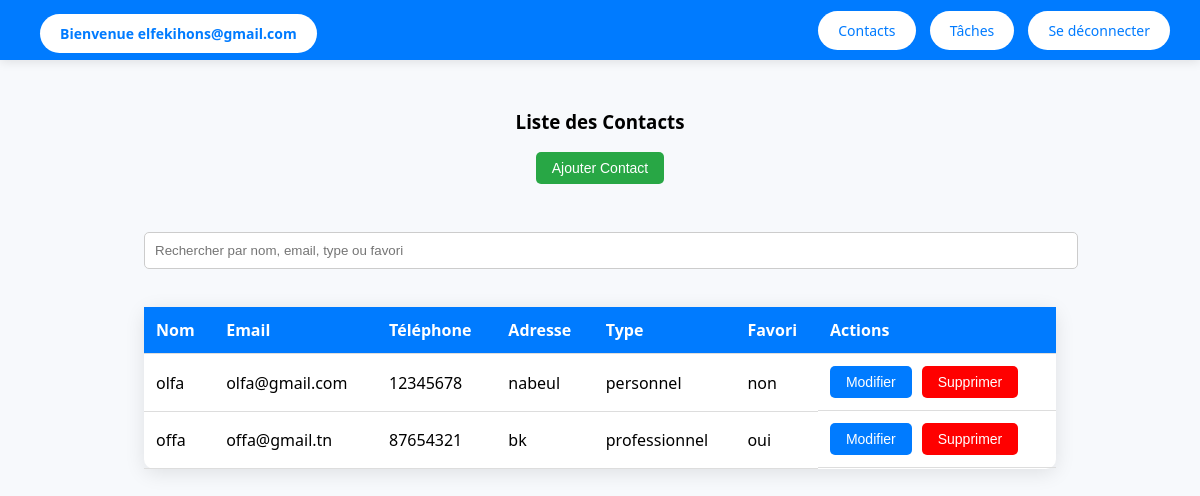
Screenshot of /contacts (signed in) with the database file from the repository.
### tables this page shows
CREATE TABLE contacts (
    idContact INTEGER PRIMARY KEY AUTOINCREMENT,
    nom TEXT NOT NULL unique,
    telephone TEXT NOT NULL unique,
    email TEXT NOT NULL unique,
    adresse TEXT,
    type TEXT CHECK(type IN ('professionnel', 'personnel')),
    favori BOOLEAN DEFAULT 0,
    idUtilisateur INTEGER,
    FOREIGN KEY (idUtilisateur) REFERENCES utilisateurs(idUtilisateur)
);

### app.py (the view)
@app.route("/contacts")
def contacts():
    if "utilisateur_id" not in session:
        return redirect("/login")
    utilisateur_id = session["utilisateur_id"]
    conn = get_db_connection()
    contacts = conn.execute(
        "SELECT * FROM contacts WHERE idUtilisateur = ?",
        (utilisateur_id,)
    ).fetchall()
    nb_personnels = conn.execute(
        "SELECT COUNT(*) FROM contacts WHERE idUtilisateur = ? AND type = 'personnel'",
        (utilisateur_id,)
    ).fetchone()[0]
    nb_professionnels = conn.execute(
        "SELECT COUNT(*) FROM contacts WHERE idUtilisateur = ? AND type = 'professionnel'",
        (utilisateur_id,)
    ).fetchone()[0]
    conn.close()
    return render_template(
        "contacts.html",
        email=session["email"],
        contacts=contacts,
        nb_contacts_personnels=nb_personnels,
        nb_contacts_professionnels=nb_professionnels,
        nb_contacts_total=nb_personnels + nb_professionnels
    )

### app.py (called while the page is built)
def get_db_connection():
    conn = sqlite3.connect("carnet_contactsN.db")
    conn.row_factory = sqlite3.Row
    return conn

### templates/contacts.html (shortened to what this page needs)
<!DOCTYPE html>
<html lang="fr">
<head>
</head>
<body>
    <div class="navbar">
        <h2><a href="/dashboard">Bienvenue {{ email }}</a></h2>
        <div>
            <a href="/contacts">Contacts</a>
            <a href="/taches">Tâches</a>
            <a href="/logout">Se déconnecter</a>
        </div>
    </div>
    <div class="main-content">
        <h3>Liste des Contacts</h3>
        <button class="btn add-contact-btn" id="addContactBtn">Ajouter Contact</button>
<div style="margin-top: 20px; width: 80%;">
    <input type="text" id="searchInput" placeholder="Rechercher par nom, email, type ou favori" style="width: 100%; padding: 10px; border-radius: 5px; border: 1px solid #ccc;">
</div>
        <table>
            <thead>
                <tr>
                    <th>Nom</th>
                    <th>Email</th>
                    <th>Téléphone</th>
                    <th>Adresse</th>
                    <th>Type</th>
                    <th>Favori</th>
                    <th>Actions</th>
                </tr>
            </thead>
            <tbody>
                {% for contact in contacts %}
                    <tr>
                        <td>{{ contact.nom }}</td>
                        <td>{{ contact.email }}</td>
                        <td>{{ contact.telephone }}</td>
                        <td>{{ contact.adresse }}</td>
                        <td>{{ contact.type }}</td>
                        <td>{{ contact.favori }}</td>
                        <td class="action-buttons">
                            <button class="btn" onclick="ouvrirFormulaireModification('{{ contact.idContact }}', '{{ contact.nom }}', '{{ contact.email }}', '{{ contact.telephone }}', '{{ contact.adresse }}', '{{ contact.type }}', '{{ contact.favori }}')">Modifier</button>
                          <button class="btn btn-danger" onclick="confirmerSuppression('{{ contact.idContact }}', '{{ contact.nom }}')">Supprimer</button>
                        </td>
                    </tr>
                {% endfor %}
            </tbody>
        </table>
    </div>
</body>
</html>

### templates/contacts.html (style rules this page uses)
body { margin: 0; font-family: 'Segoe UI', Tahoma, Geneva, Verdana, sans-serif; background-color: #f7f9fc; display: flex; height: 100vh; flex-direction: column; }
a { text-decoration: none; }
.navbar { background-color: #007bff; color: white; padding: 15px 30px; display: flex; justify-content: space-between; align-items: center; box-shadow: 0 2px 10px rgba(0, 0, 0, 0.1); }
.navbar h2 { margin: 0; font-size: 22px; }
.navbar a { background-color: #ffffff; color: #007bff; padding: 10px 20px; border-radius: 25px; transition: background-color 0.3s ease; font-size: 14px; margin-left: 10px; }
.main-content { padding: 30px; flex-grow: 1; display: flex; flex-direction: column; align-items: center; }
table { width: 80%; border-collapse: collapse; margin-top: 30px; background-color: white; border-radius: 10px; box-shadow: 0 4px 20px rgba(0, 0, 0, 0.1); }
th, td { padding: 12px; text-align: left; border-bottom: 1px solid #ddd; }
th { background-color: #007bff; color: white; }
.action-buttons { display: flex; gap: 10px; }
.btn { background-color: #007bff; color: white; padding: 8px 16px; border-radius: 5px; text-align: center; cursor: pointer; font-size: 14px; border: none; transition: background-color 0.3s ease; }
.btn.btn-danger { background-color: red; }
.add-contact-btn { background-color: #28a745; margin-bottom: 20px; }
input[type="text"], input[type="email"], input[type="tel"] { width: 100%; padding: 12px; margin: 8px 0; border-radius: 5px; border: 1px solid #ddd; }

### rows the page displays
contacts: nom "olfa", email "olfa@gmail.com", telephone "12345678", adresse "nabeul", type "personnel", favori "non"
contacts: nom "offa", email "offa@gmail.tn", telephone "87654321", adresse "bk", type "professionnel", favori "oui"

### other values shown
{{ email }} "elfekihons@gmail.com"
